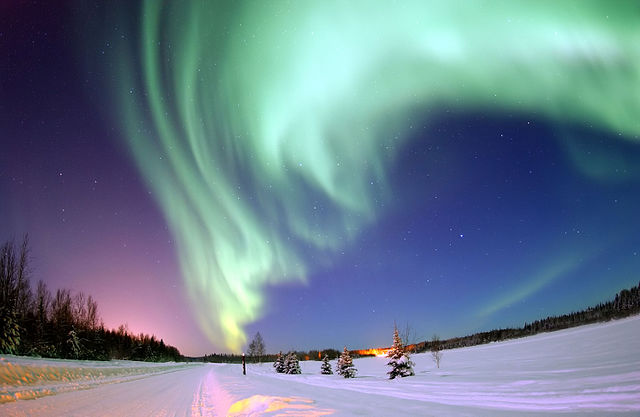
#> input picture Images/HighDimension.jpg, 640 x 417 px
$ python compression.py Images/HighDimension.jpg   (older library calls are emulated)
#> lines starting #> are read from the running program, lines starting #| are printed output that depends on the picture; long printed decimals are rounded
import sys
import numpy as np
import random
import numpy.random as npr
import scipy.misc

def compression(image, k, maxIter, stochastic = True):
	"""
	Computes a matrix factorization of an image in order to compress it
	Thanks to gradient descent
	image = P * Q
	"""
	# Random initial centroids
	p = npr.rand(image.shape[0], k, image.shape[2])
	q = npr.rand(k, image.shape[1], image.shape[2])

	# Normalization
	normImage = np.copy(image)/255
	res = np.zeros(image.shape)
	for iteration in range(maxIter):
		print("Iteration {} / {}".format(iteration+1, maxIter))
		# Loop over all pixel
		li = list(range(image.shape[0]))
		lj = list(range(image.shape[1]))
		if stochastic:
			random.shuffle(li)
		for i in li :
			if stochastic:
				random.shuffle(lj)
			for j in lj:
				for c in range(image.shape[2]):
					pixel = normImage[i,j,c]
					eij = np.dot(p[i,:,c],q[:,j,c]) - pixel
					for ki in range(k):
						old = p[i,ki,c]
						p[i,ki,c] -= 2*q[ki,j,c]*eij/k
						q[ki,j,c] -= 2*old*eij/k
	error = 0
	dim = image.shape[0] * image.shape[1] * image.shape[2]
	for i in range(image.shape[0]):
		for j in range(image.shape[1]):
			for c in range(image.shape[2]):
				res[i,j,c] = np.dot(p[i,:,c],q[:,j,c])*255
				error += (res[i,j,c] - image[i,j,c])**2/(dim)

	return p,q,res,error

def help():
    print("python3.5 compression.py FileName.png [-k int] [-i int] [-o resultFileName]")
    quit()

def main():
    arg = sys.argv
    if len(arg) < 2:
        help()
    elif ".png" in arg[1] or ".jpg" in arg[1] :
        fileName = arg[1]
        output = ""
        i = 2
        k = 3
        ite = 3

        # Parse the command line
        while i+1 < len(arg):
            if arg[i] == "-k":
                k = int(arg[i+1])
                i+=2
            elif arg[i] == "-i":
                ite = int(arg[i+1])
                i+=2
            elif arg[i] == "-o":
                output = arg[i+1]
                i+=2
            else :
                help()

        if (k <= 0 or ite <= 0):
            help()
        else:
            image = scipy.misc.imread(fileName)
#> image is the input picture: shape (417, 640, 3); mean R, G, B 106.1, 126.8, 143.3
            p, q, res, error = compression(image, k, ite)
#> after the loop in compression, `for i in range(image.shape[0]):`:
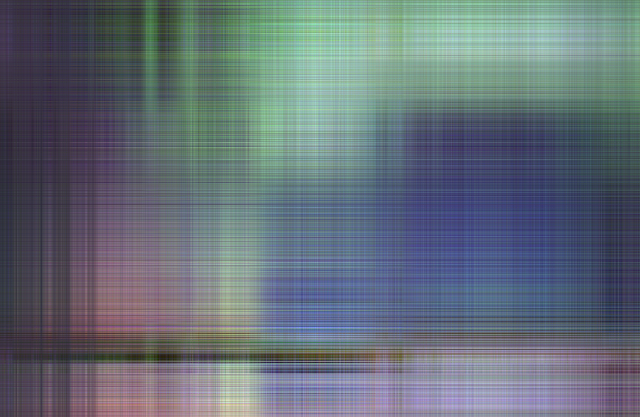
#> res: shape (417, 640, 3) float64; mean R, G, B 105.4, 123.9, 139.6; drawn with min black and max white
#> after the loop in compression, `for i in range(image.shape[0]):`: error = 994.9
#> error = 994.9
            print("Image compressed with a k = {} with {} iterations -> {}".format(k, ite, error))
#| Image compressed with a k = 3 with 3 iterations -> 994.924
            if (output != ""):
                scipy.misc.imsave(output, res)
            else:
                scipy.misc.imshow(res)

    else:
        help()

if __name__ == '__main__':
    main()
